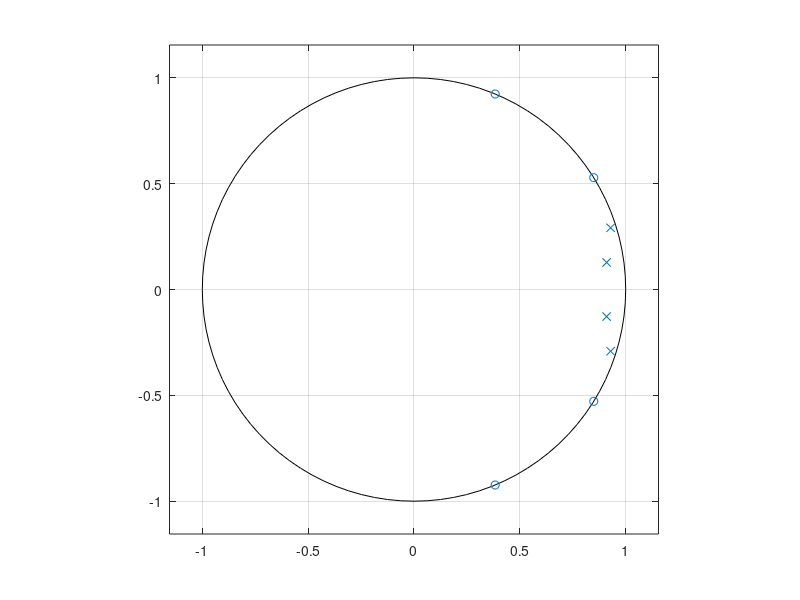
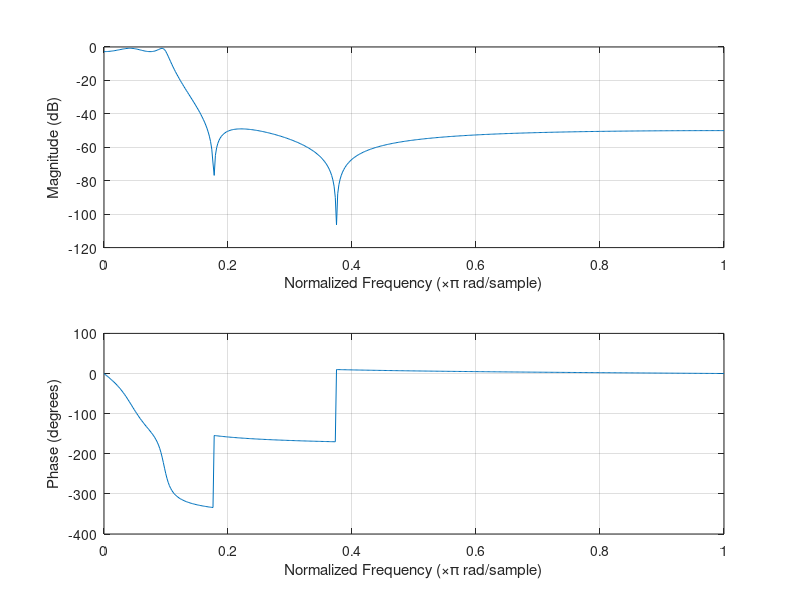

The MATLAB script that drew these images, in order: (Note: this script raises an error after producing the figures.)
% Homework 5 Pt. 2
% Macky Brock McWhirter
close all;


% Original Coefficients
b = [.0043, -.0106, .0142, -.0106, .0043];
a = [1, -3.6775, 5.1726, -3.293, .8001];

% Pole-Zero Graph
figure()
zplane(b,a);

% Frequency Response
figure()
freqz(b,a)

%return;

% 16 bits
[bsix, asix, s] = FixedFunct(b,a,16);

% Pole-Zero
figure()
zplane(bsix,asix);

% Frequency Response
figure()
freqz(bsix,asix)


% 8 Bits
[beight, aeight] = FixedFunct(b,a,8);

figure()
zplane(beight,aeight);
figure()
freqz(beight,aeight)

% 12 bits

[btwel, atwel] = FixedFunct(b,a,12);

figure()
zplane(btwel,atwel);
figure()
freqz(btwel,atwel)

